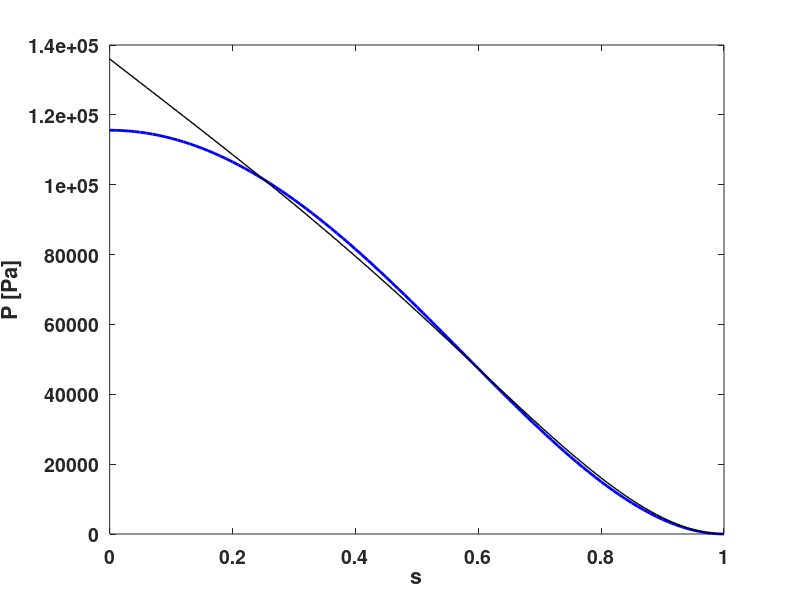
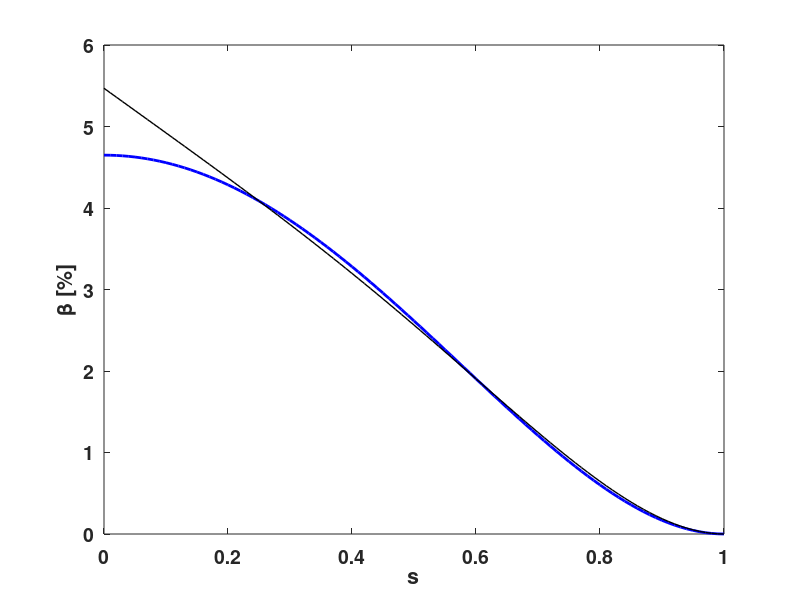

Write MATLAB code to recreate these figures, in order.
clearvars;
% !  pcurr_type       character, specifies the parameterization of the profile
% !                     | - X for parametrization of I-prime(s), _ for I(s)
% !    gauss_trunc      X    Truncated Gaussian - I-prime
% !    two_power        X    Two powers - ac(0) * (1 - s ** ac(1)) ** ac(2)
% !    two_power_gs     X    Two powers with gaussian peaks -
% !                          ac(0) * ((1 - s ** ac(1)) ** ac(2))*(1 + Sum[ac(i)*Exp(-(s - ac(i+1))/ac(i+2)) ** 2])
% !    sum_atan         _    sum of arctangents
% !    power_series_I   _    Power series for I(s) (NOT default)
% !    Akima_spline_Ip  X    Akima spline for I-prime(s)
% !    Akima_spline_I   _    Akima spline for I(s)
% !    cubic_spline_Ip  X    cubic spline for I-prime(s)
% !    cubic_spline_I   _    cubic spline for I(s)
% !    pedestal         _    Pedestal profile
% !    rational         _    Rational function (ratio of polynomials)
% !    line_segment_Ip  X    Line segments for I-prime(s)
% !    line_segment_I   _    Line segments for I(s)
% !    power_series     X    Power Series for I-prime(s) (Default)


s = 0:0.01:1;

ac = [.85,2,2];

% Te_core = 3000;
% Ti_core = 1000;
% n_core = 1.e20;

Te_core = 5000;
Ti_core = 3500;
n_core = 1.e20;

e = 1.6e-19;

p_core = n_core*e*(Te_core + Ti_core);

prof = ac(1)*((1 - s.^ac(2)).^ac(3));
prof2 = (1-s.^4).*(1-s);

figure; hold on; box on;
plot(s,p_core*prof,'b','linewidth',2)
plot(s,p_core*prof2,'k','linewidth',1)
xlabel('s','fontsize',14,'fontweight','bold')
ylabel('P [Pa]','fontsize',14,'fontweight','bold')
set(gca,'fontsize',14,'fontweight','bold')

B0 = 2.5;
mu0 = 4*pi*1e-7;
beta = p_core*prof*2*mu0/B0.^2;
beta2 = p_core*prof2*2*mu0/B0.^2;


figure; hold on; box on;
plot(s,beta*100,'b','linewidth',2)
plot(s,beta2*100,'k','linewidth',1)
xlabel('s','fontsize',14,'fontweight','bold')
ylabel('\beta [%]','fontsize',14,'fontweight','bold')
set(gca,'fontsize',14,'fontweight','bold')